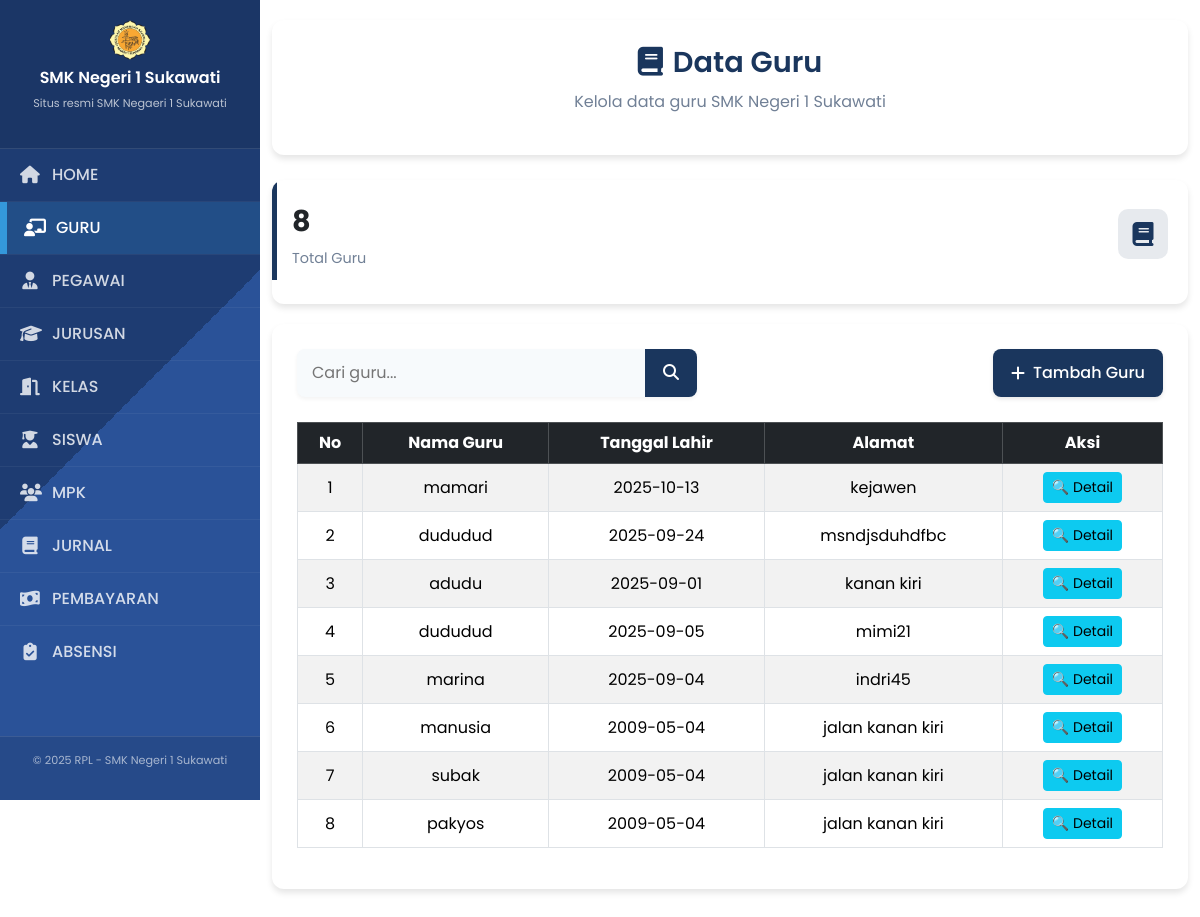
Page /admin/index.php?page=guru on the committed database.
### tables this page shows
CREATE TABLE `guru` (
  `id_guru` int NOT NULL,
  `nama_guru` varchar(100) NOT NULL,
  `tgl_lahir` date NOT NULL,
  `alamat` text NOT NULL,
  `telp` varchar(15) NOT NULL,
  `username` varchar(20) NOT NULL,
  `password` varchar(35) NOT NULL
);

### admin/guru.php (the view, shortened to what this page needs)
<!DOCTYPE html>
<html lang="id">
<head>
    <link rel="stylesheet" href="https://cdnjs.cloudflare.com/ajax/libs/font-awesome/6.4.0/css/all.min.css">
    <link rel="stylesheet" href="css_admin/jurusan.css">
    <link href="https://cdn.jsdelivr.net/npm/bootstrap@5.3.3/dist/css/bootstrap.min.css" rel="stylesheet">
</head>
<body>
    <div class="container">
        <div class="page-header">
            <h2><i class="fas fa-book"></i>Data Guru</h2>
            <p>Kelola data guru SMK Negeri 1 Sukawati</p>
        </div>
        <?php
        include "../koneksi.php";
        $total_pegawai = mysqli_query($koneksi, "SELECT COUNT(*) as total FROM guru");
        $total_data = mysqli_fetch_assoc($total_pegawai);
        $cari = "";
        if (isset($_GET['cari']) && $_GET['cari'] != "") {
            $cari = $_GET['cari'];
            $result = mysqli_query($koneksi, "SELECT * FROM guru
                                            WHERE nama_guru LIKE '%$cari%'
                                            ORDER BY id_guru DESC");
        } else {
            $result = mysqli_query($koneksi,"SELECT * FROM guru  ORDER BY id_guru DESC");
        }
        ?>
        <div class="stats-grid">
            <div class="stats-card primary">
                <div class="stats-card-header">
                    <div>
                        <div class="stats-card-value"><?php echo $total_data['total']; ?></div>
                        <div class="stats-card-title">Total Guru</div>
                    </div>
                    <div class="stats-card-icon">
                        <i class="fas fa-book"></i>
                    </div>
                </div>
            </div>
        <div class="content-container">
            <div class="action-bar">
                <form class="search-form" method="get" action="">
                    <input type="search" name="cari" placeholder="Cari guru..." value="<?= htmlspecialchars($cari) ?>">
                    <button type="submit"><i class="fas fa-search"></i></button>
                </form>
                <a href="guru_tambah.php" class="btn-primary">
                    <i class="fas fa-plus"></i> Tambah Guru
                </a>
            </div>
    <div class="table-responsive">
        <table class="table table-bordered table-striped table-hover align-middle text-center">
            <thead class="table-dark">
                <tr>
                    <th>No</th>
                    <th>Nama Guru </th>
                    <th>Tanggal Lahir</th>
                    <th>Alamat</th>
                    <th>Aksi</th>
                </tr>
            </thead>
            <tbody>
            <?php
            $no = 1;
            if (mysqli_num_rows($result) > 0) {
                while ($row = mysqli_fetch_assoc($result)) { ?>
                    <tr>
                        <td><?= $no++ ?></td>
                        <td><?= htmlspecialchars($row['nama_guru']) ?></td>
                        <td><?= htmlspecialchars($row['tgl_lahir']) ?></td>
                        <td><?= htmlspecialchars($row['alamat']) ?></td>
                        <td>
                            <button
                                class="btn btn-info btn-sm"
                                data-bs-toggle="modal"
                                data-bs-target="#detailModal<?= $row['id_guru'] ?>">
                                🔍 Detail
                            </button>
                        </td>
                    </tr>
            <?php }
            } else { ?>
                <tr>
                    <td colspan="6" class="text-center text-muted">⚠️ Data tidak ditemukan</td>
                </tr>
            <?php } ?>
            </tbody>
        </table>
    </div>
</div>
</body>
</html>

### admin/index.php (shortened to what this page needs)
<!DOCTYPE html>
<html lang="id">
<head>
    <link rel="stylesheet" href="https://cdnjs.cloudflare.com/ajax/libs/font-awesome/6.4.0/css/all.min.css">
    <link rel="stylesheet" href="css_admin/style.css">
</head>
<body>
    <div class="sidebar" id="sidebar">
        <div class="logo-section">
            <img src="asset/logo_smk1.png" alt="Logo SMKN 1 Sukawati" onerror="this.style.display='none'">
            <h1>SMK Negeri 1 Sukawati</h1>
            <p>Situs resmi SMK Negaeri 1 Sukawati</p>
        </div>
        <ul class="sidebar-menu" id="sidebarMenu">
            <li>
                <a href="index.php?page=home" id="homeLink">
                    <i class="fas fa-home"></i> HOME
                </a>
            </li>
            <li>
                <a href="index.php?page=guru" id="guruLink">
                    <i class="fas fa-chalkboard-teacher"></i> GURU
                </a>
            </li>
            <li>
                <a href="index.php?page=pegawai" id="pegawaiLink">
                    <i class="fas fa-user-tie"></i> PEGAWAI
                </a>
            </li>
            <li>
                <a href="index.php?page=jurusan" id="jurusanLink">
                    <i class="fas fa-graduation-cap"></i> JURUSAN
                </a>
            </li>
            <li>
                <a href="index.php?page=kelas" id="kelasLink">
                    <i class="fas fa-door-open"></i> KELAS
                </a>
            </li>
            <li>
                <a href="index.php?page=siswa" id="siswaLink">
                    <i class="fas fa-user-graduate"></i> SISWA
                </a>
            </li>
            <li>
                <a href="index.php?page=mpk" id="mpkLink">
                    <i class="fas fa-users"></i> MPK
                </a>
            </li>
            <li>
                <a href="index.php?page=jurnal" id="jurnalLink">
                    <i class="fas fa-book"></i> JURNAL
                </a>
            </li>
            <li>
                <a href="index.php?page=pembayaran" id="pembayaranLink">
                    <i class="fas fa-money-bill-wave"></i> PEMBAYARAN
                </a>
            </li>
            <li>
                <a href="index.php?page=absensi" id="absensiLink">
                    <i class="fas fa-clipboard-check"></i> ABSENSI
                </a>
            </li>
        </ul>
        <div class="sidebar-footer">
            <p>&copy; <?php echo date('Y'); ?> RPL - SMK Negeri 1 Sukawati</p>
        </div>
    </div>
    <div class="main-content">
            <div class="halaman">
                <?php
                if (isset($_GET['page'])) {
                    $page = $_GET['page'];
                    switch ($page) {
                        case 'guru':
                            include "guru.php";
                            break;
                    }
                } else {
                }
                ?>
            </div>
        </div>
</body>
</html>

### admin/css_admin/style.css (style rules this page uses)
* { margin: 0; padding: 0; box-sizing: border-box; font-family: 'Segoe UI', Tahoma, Geneva, Verdana, sans-serif; }
body { background-color: #f8f9fa; color: #333; display: flex; min-height: 100vh; }
.sidebar { width: 260px; background: linear-gradient(135deg, #1e3c72 50%, #2a5298 50%); color: white; display: flex; flex-direction: column; transition: all 0.3s ease; z-index: 100; position: fixed; height: 100vh; overflow-y: auto; }
.logo-section { padding: 20px 15px; border-bottom: 1px solid rgba(255, 255, 255, 0.1); text-align: center; background: rgba(0, 0, 0, 0.1); }
.logo-section img { height: 40px; width: auto; margin-bottom: 8px; }
.logo-section h1 { font-size: 1rem; font-weight: 600; color: white; }
.logo-section p { font-size: 0.7rem; color: rgba(255, 255, 255, 0.7); margin-top: 3px; }
.sidebar-menu { list-style: none; padding: 0; margin: 0; flex: 1; }
.sidebar-menu li { border-bottom: 1px solid rgba(255, 255, 255, 0.05); }
.sidebar-menu li:last-child { border-bottom: none; }
.sidebar-menu a { display: flex; align-items: center; padding: 14px 20px; color: rgba(255, 255, 255, 0.8); text-decoration: none; transition: all 0.3s ease; font-weight: 500; position: relative; }
.sidebar-menu a.active { background: rgba(52, 152, 219, 0.2); color: white; border-left: 4px solid #3498db; }
.sidebar-menu a.active::before { content: ''; position: absolute; left: 0; top: 0; height: 100%; width: 3px; background: #3498db; }
.sidebar-menu a i { margin-right: 12px; width: 20px; text-align: center; font-size: 1.1rem; }
.sidebar-footer { padding: 15px 20px; border-top: 1px solid rgba(255, 255, 255, 0.1); text-align: center; font-size: 0.7rem; color: rgba(255, 255, 255, 0.6); background: rgba(0, 0, 0, 0.1); }
.stats-grid { display: grid; gap: 20px; margin-bottom: 30px; }
.stats-card { background: var(--white); border-radius: 12px; padding: 20px; box-shadow: var(--shadow); transition: var(--transition); position: relative; overflow: hidden; }
.stats-card::before { content: ''; position: absolute; top: 0; left: 0; width: 5px; height: 100px; }
.stats-card.primary::before { background: var(--primary); }
.stats-card-header { display: flex; align-items: center; justify-content: space-between; margin-bottom: 15px; }
.stats-card-icon { width: 50px; height: 50px; border-radius: 10px; display: flex; align-items: center; justify-content: center; font-size: 1.5rem; }
.stats-card.primary .stats-card-icon { background: rgba(26, 54, 93, 0.1); color: var(--primary); }
.stats-card-value { font-size: 1.8rem; font-weight: 700; margin-bottom: 5px; }
.stats-card-title { color: var(--gray); font-size: 0.9rem; }
.main-content { flex: 1; display: flex; flex-direction: column; overflow: hidden; margin-left: 260px; }

### rows in the picture
guru: nama_guru "mamari", tgl_lahir "2025-10-13", alamat "kejawen"
guru: nama_guru "dududud", tgl_lahir "2025-09-24", alamat "msndjsduhdfbc"
guru: nama_guru "adudu", tgl_lahir "2025-09-01", alamat "kanan kiri"
guru: nama_guru "dududud", tgl_lahir "2025-09-05", alamat "mimi21"
guru: nama_guru "marina", tgl_lahir "2025-09-04", alamat "indri45"
guru: nama_guru "manusia", tgl_lahir "2009-05-04", alamat "jalan kanan kiri"
guru: nama_guru "subak", tgl_lahir "2009-05-04", alamat "jalan kanan kiri"
guru: nama_guru "pakyos", tgl_lahir "2009-05-04", alamat "jalan kanan kiri"

### other values in the picture
$total_data['total'] "8"
